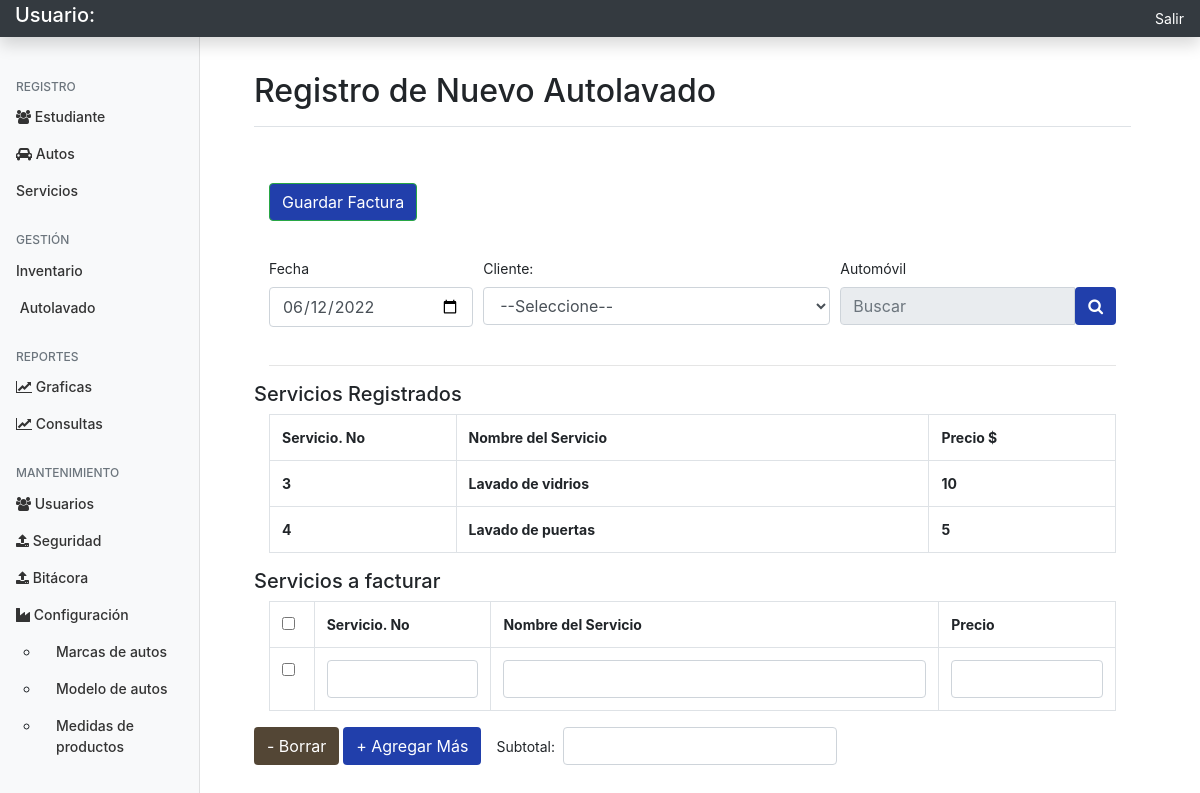
The page /Controladores/Autolavado/registrar.php on the database its author committed.
### tables this page shows
CREATE TABLE `servicio` (
  `id` int(11) NOT NULL,
  `nombre` varchar(30) NOT NULL,
  `costo` decimal(10,0) NOT NULL,
  `status` tinyint(1) NOT NULL
);

### Modelos/servicio.php (called while the page is built, shortened)
<?php
require_once 'conexion.php';
class servicio extends Conexion
{
	protected $nombre;
	public function serviciosActivos()
	{
		if (Conexion::getEstatusConexion()) {
			$strSql = 'SELECT id, nombre, costo, status FROM servicio WHERE status=1 ORDER BY id ASC';
			$respuestaArreglo = [];
			try {
				$strExec = Conexion::prepare($strSql);
				$strExec->bindValue(':nombre', "$this->nombre%");
				$strExec->execute();
				$respuestaArreglo = $strExec->fetchAll();
				$respuestaArreglo += ['estatus' => true];
			} catch (PDOException $e) {
				$errorReturn = ['estatus' => false];
				$errorReturn += ['info' => "error sql:{$e}"];
				return $errorReturn;
			}
			return $respuestaArreglo;
		} else {
			$errorReturn = ['estatus' => false];
			$errorReturn += ['info' => 'error sql:'.Conexion::getErrorConexion()];
			return $errorReturn;
		}
	}
}

### Modelos/conexion.php (called while the page is built, shortened)
<?php
abstract class Conexion extends PDO
{
	private $respuestaConexion = false;
	protected function realizarConexion()
	{
		try {
			$this->respuestaConexion = true;
		} catch (PDOException $e) {
			$this->respuestaConexion = false;
			$this->errorMensaje = $e;
		}
	}
	protected function getEstatusConexion()
	{
		return $this->respuestaConexion;
	}
}
?>

### Vistas/Autolavado/registrar.php (the view, shortened to what this page needs)
<!doctype html>
<html lang="en">
<head>
  <?php require_once('../../Vistas/Agregados/head.php'); ?>
</head>
<body>
<?php require_once('../../Vistas/Agregados/panel-superior.php'); ?>
<div class="container-fluid">
  <div class="row">
    <?php require_once('../../Vistas/Agregados/panel.php'); ?>
      <div class="container">
        <main role="main" class="col-md-9 ml-sm-auto col-lg-10 px-4 pb-5">
          <div class="d-flex justify-content-between flex-wrap flex-md-nowrap align-items-center pt-3 pb-2 mb-3 border-bottom">
            <h1 class="h2">Registro de Nuevo Autolavado</h1>
          </div>
          <main role="main">
            <div class="container">
              <form action="../../Controladores/Autolavado/autolavado.php" id="invoice-form" method="post">
<div class="load-animate animated fadeInUp">
<div class="row">
<div class="col-xs-12 col-sm-8 col-md-8 col-lg-8">
    <div class="form-group">
        <input data-loading-text="Guardando factura..." type="submit" name="Insertar" value="Guardar Factura" class="btn btn-success  btn-c invoice-save-btm">
    </div>
</div>
</div>
<br>
<div class="form-row">
  <div class="col-md-3 mb-2">
    <label>Fecha</label>
    <input type="date" class="form-control"  name="fecha" id="fecha" value="<?php echo date("Y-m-d"); ?>" placeholder="Fecha" required>
  </div>
  <div class="col-md-5 mb-2">
    <label for="message-text">Cliente:</label>
    <select class="form-control" name="cliente" id="cliente">
       <option>--Seleccione--</option>
            <?php
            foreach ($r1 as $resul) {
              if (isset($resul["nombre"])) {
                $o='<option value="'.$resul['id'].'" >('.$resul['cedula'].') '.$resul['nombre'].' '.$resul['apellido'].'</option>';
                print_r($o);
                }
              } ?>
    </select>
  </div>
  <div class="col-md-4 mb-2">
    <label for="">Automóvil</label>
    <div class="form-group">
      <div class="input-group" id="">
          <input type="text" id="auto" name="auto" class="form-control" placeholder="Buscar" disabled="true">
          <span><button type="button" onclick="select_cliente();" class="btn btn-c" data-toggle="modal" data-target="#SeleccionClientes"><i class="fa fa-search"></i></button></span>
       </div>
  </div>
  </div>
</div>
<hr>
<div class="row">
<h5>Servicios Registrados</h5>
<div class="col-xs-12 col-sm-12 col-md-12 col-lg-12">
    <table class="table table-bordered table-hover">
        <tr>
            <th width="15%">Servicio. No</th>
            <th width="38%">Nombre del Servicio</th>
            <th width="15%">Precio $</th>
        </tr>
        <?php
            foreach ($r3 as $valor) {
              if (isset($valor["nombre"])) {
                $impr = '<tr>';
                $impr .= '<th>'.$valor['id'].'</th>';
                $impr .= '<th>'.$valor['nombre'].'</th>';
                $impr .= '<th>'.$valor['costo'].'</th>';
                $impr .= '</tr>';
                printf($impr);
              }
            }
         ?>
    </table>
</div>
</div>
<div class="row">
<h5>Servicios a facturar</h5>
<div class="col-xs-12 col-sm-12 col-md-12 col-lg-12">
    <table class="table table-bordered table-hover" id="invoiceItem">
        <tr>
            <th width="2%"><input id="checkAll" class="formcontrol" type="checkbox"></th>
            <th width="15%">Servicio. No</th>
            <th width="38%">Nombre del Servicio</th>
            <th width="15%">Precio</th>
        </tr>
        <tr>
            <td><input class="itemRow" type="checkbox"></td>
            <td><input type="text" name="id_servicio[]" id="id_servicio_1" class="form-control" autocomplete="off"></td>
            <td><input type="text" name="nombre[]" id="nombre_1" class="form-control" autocomplete="off"></td>
            <td><input type="number" name="total[]" id="total_1" class="form-control total" autocomplete="off"></td>
        </tr>
    </table>
</div>
</div>
<div class="row">
<div class="">
    <button class="btn btn-o delete" id="removeRows" type="button">- Borrar</button>
    <button class="btn btn-c" id="addRows" type="button">+ Agregar Más</button>
</div>
<div class="col-xs-12 col-sm-4 col-md-4 col-lg-4">
    <span class="form-inline">
        <div class="form-group">
            <label>Subtotal: &nbsp;</label>
            <div class="input-group">
                <input type="number" class="form-control" name="subTotal" id="subTotal">
            </div>
        </div>
    </span>
</div>
</div>
</div>
</form>
            </div>
          </main>
        </main>
      </div>
    </div>
  </div>
</body>
</html>

### Recursos/css/estilo.css (style rules this page uses)
* { box-sizing: border-box; }
body { padding-top: 1rem; }
form label { display: block; }
.btn-o { background-color:#534635; color: white; }
.btn-c { background-color: #213fab; color: white ; }
main { padding-top: 48px; }

### Recursos/css/dashboard.css (style rules this page uses)
body { font-size: .875rem; }
[role="main"] { padding-top: 40px; }
.border-bottom { border-bottom: 1px solid #e5e5e5; }

### rows shown on the page
servicio: id "3", nombre "Lavado de vidrios", costo "10"
servicio: id "4", nombre "Lavado de puertas", costo "5"
